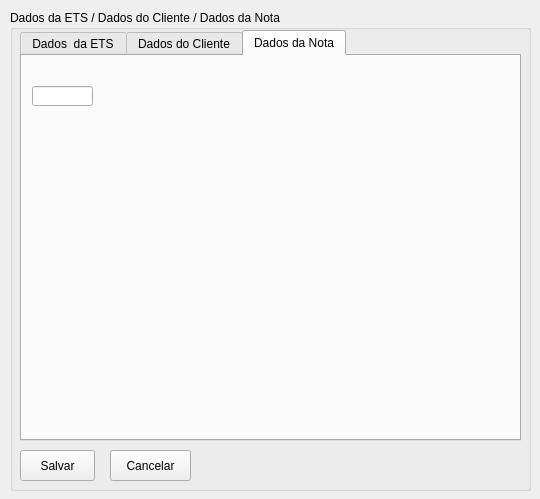
<?xml version="1.0" encoding="UTF-8"?>
<ui version="4.0">
 <class>MainWindow</class>
 <widget class="QMainWindow" name="MainWindow">
  <property name="geometry">
   <rect>
    <x>0</x>
    <y>0</y>
    <width>540</width>
    <height>499</height>
   </rect>
  </property>
  <property name="windowTitle">
   <string>Nota de Débito</string>
  </property>
  <widget class="QWidget" name="centralwidget">
   <widget class="QGroupBox" name="groupBox">
    <property name="geometry">
     <rect>
      <x>10</x>
      <y>10</y>
      <width>521</width>
      <height>481</height>
     </rect>
    </property>
    <property name="title">
     <string>Dados da ETS / Dados do Cliente / Dados da Nota</string>
    </property>
    <widget class="QPushButton" name="btnCancelar">
     <property name="geometry">
      <rect>
       <x>100</x>
       <y>440</y>
       <width>81</width>
       <height>31</height>
      </rect>
     </property>
     <property name="text">
      <string>Cancelar</string>
     </property>
     <property name="icon">
      <iconset>
       <normaloff>icones/document_1204109.png</normaloff>icones/document_1204109.png</iconset>
     </property>
    </widget>
    <widget class="QPushButton" name="btnSalvarCredor">
     <property name="geometry">
      <rect>
       <x>10</x>
       <y>440</y>
       <width>75</width>
       <height>31</height>
      </rect>
     </property>
     <property name="text">
      <string>Salvar</string>
     </property>
     <property name="icon">
      <iconset>
       <normaloff>icones/floppy-disk_1311670.png</normaloff>icones/floppy-disk_1311670.png</iconset>
     </property>
    </widget>
    <widget class="QTabWidget" name="tabWidget">
     <property name="geometry">
      <rect>
       <x>10</x>
       <y>20</y>
       <width>501</width>
       <height>411</height>
      </rect>
     </property>
     <property name="currentIndex">
      <number>2</number>
     </property>
     <widget class="QWidget" name="tab">
      <attribute name="title">
       <string>Dados  da ETS</string>
      </attribute>
      <widget class="QGroupBox" name="groupBox_2">
       <property name="geometry">
        <rect>
         <x>0</x>
         <y>10</y>
         <width>491</width>
         <height>191</height>
        </rect>
       </property>
       <property name="title">
        <string/>
       </property>
       <widget class="QGroupBox" name="groupBox_4">
        <property name="geometry">
         <rect>
          <x>10</x>
          <y>10</y>
          <width>471</width>
          <height>171</height>
         </rect>
        </property>
        <property name="title">
         <string/>
        </property>
        <widget class="QLineEdit" name="txtCnpj">
         <property name="geometry">
          <rect>
           <x>10</x>
           <y>42</y>
           <width>133</width>
           <height>20</height>
          </rect>
         </property>
        </widget>
        <widget class="QLabel" name="label">
         <property name="geometry">
          <rect>
           <x>10</x>
           <y>20</y>
           <width>47</width>
           <height>13</height>
          </rect>
         </property>
         <property name="text">
          <string>Cnpj</string>
         </property>
        </widget>
        <widget class="QLineEdit" name="txtRazao">
         <property name="geometry">
          <rect>
           <x>250</x>
           <y>40</y>
           <width>201</width>
           <height>20</height>
          </rect>
         </property>
        </widget>
        <widget class="QLabel" name="label_2">
         <property name="geometry">
          <rect>
           <x>250</x>
           <y>20</y>
           <width>101</width>
           <height>16</height>
          </rect>
         </property>
         <property name="text">
          <string>Razão social</string>
         </property>
        </widget>
        <widget class="QPushButton" name="btnConsultar">
         <property name="geometry">
          <rect>
           <x>150</x>
           <y>41</y>
           <width>91</width>
           <height>23</height>
          </rect>
         </property>
         <property name="text">
          <string>Consultar </string>
         </property>
         <property name="icon">
          <iconset>
           <normaloff>icones/magnifying-glass_2703414.png</normaloff>icones/magnifying-glass_2703414.png</iconset>
         </property>
        </widget>
        <widget class="QLineEdit" name="txtEndereco">
         <property name="geometry">
          <rect>
           <x>10</x>
           <y>90</y>
           <width>161</width>
           <height>20</height>
          </rect>
         </property>
        </widget>
        <widget class="QLabel" name="label_3">
         <property name="geometry">
          <rect>
           <x>10</x>
           <y>70</y>
           <width>47</width>
           <height>13</height>
          </rect>
         </property>
         <property name="text">
          <string>Endereço</string>
         </property>
        </widget>
        <widget class="QLineEdit" name="txtNumero">
         <property name="geometry">
          <rect>
           <x>180</x>
           <y>90</y>
           <width>51</width>
           <height>20</height>
          </rect>
         </property>
        </widget>
        <widget class="QLabel" name="label_4">
         <property name="geometry">
          <rect>
           <x>180</x>
           <y>70</y>
           <width>47</width>
           <height>13</height>
          </rect>
         </property>
         <property name="text">
          <string>Numero</string>
         </property>
        </widget>
        <widget class="QLabel" name="label_5">
         <property name="geometry">
          <rect>
           <x>250</x>
           <y>70</y>
           <width>47</width>
           <height>13</height>
          </rect>
         </property>
         <property name="text">
          <string>Bairro</string>
         </property>
        </widget>
        <widget class="QLineEdit" name="txtBairro">
         <property name="geometry">
          <rect>
           <x>250</x>
           <y>90</y>
           <width>201</width>
           <height>20</height>
          </rect>
         </property>
        </widget>
        <widget class="QLabel" name="label_6">
         <property name="geometry">
          <rect>
           <x>10</x>
           <y>120</y>
           <width>47</width>
           <height>13</height>
          </rect>
         </property>
         <property name="text">
          <string>Cidade</string>
         </property>
        </widget>
        <widget class="QLineEdit" name="txtCidade">
         <property name="geometry">
          <rect>
           <x>10</x>
           <y>140</y>
           <width>111</width>
           <height>20</height>
          </rect>
         </property>
        </widget>
        <widget class="QLineEdit" name="txtEstado">
         <property name="geometry">
          <rect>
           <x>130</x>
           <y>140</y>
           <width>111</width>
           <height>20</height>
          </rect>
         </property>
        </widget>
        <widget class="QLabel" name="label_7">
         <property name="geometry">
          <rect>
           <x>130</x>
           <y>120</y>
           <width>47</width>
           <height>13</height>
          </rect>
         </property>
         <property name="text">
          <string>Estado</string>
         </property>
        </widget>
       </widget>
      </widget>
     </widget>
     <widget class="QWidget" name="tab_2">
      <attribute name="title">
       <string>Dados do Cliente</string>
      </attribute>
      <widget class="QGroupBox" name="groupBox_3">
       <property name="geometry">
        <rect>
         <x>0</x>
         <y>10</y>
         <width>491</width>
         <height>191</height>
        </rect>
       </property>
       <property name="title">
        <string/>
       </property>
       <widget class="QGroupBox" name="groupBox_5">
        <property name="geometry">
         <rect>
          <x>10</x>
          <y>10</y>
          <width>471</width>
          <height>171</height>
         </rect>
        </property>
        <property name="title">
         <string/>
        </property>
        <widget class="QLineEdit" name="txtCnpj_2">
         <property name="geometry">
          <rect>
           <x>10</x>
           <y>42</y>
           <width>133</width>
           <height>20</height>
          </rect>
         </property>
        </widget>
        <widget class="QLabel" name="label_8">
         <property name="geometry">
          <rect>
           <x>10</x>
           <y>20</y>
           <width>47</width>
           <height>13</height>
          </rect>
         </property>
         <property name="text">
          <string>Cnpj</string>
         </property>
        </widget>
        <widget class="QLineEdit" name="txtRazao_2">
         <property name="geometry">
          <rect>
           <x>250</x>
           <y>40</y>
           <width>201</width>
           <height>20</height>
          </rect>
         </property>
        </widget>
        <widget class="QLabel" name="label_9">
         <property name="geometry">
          <rect>
           <x>250</x>
           <y>20</y>
           <width>101</width>
           <height>16</height>
          </rect>
         </property>
         <property name="text">
          <string>Razão social</string>
         </property>
        </widget>
        <widget class="QPushButton" name="btnConsultar_2">
         <property name="geometry">
          <rect>
           <x>150</x>
           <y>41</y>
           <width>91</width>
           <height>23</height>
          </rect>
         </property>
         <property name="text">
          <string>Consultar </string>
         </property>
         <property name="icon">
          <iconset>
           <normaloff>icones/magnifying-glass_2703414.png</normaloff>icones/magnifying-glass_2703414.png</iconset>
         </property>
        </widget>
        <widget class="QLineEdit" name="txtEndereco_2">
         <property name="geometry">
          <rect>
           <x>10</x>
           <y>90</y>
           <width>161</width>
           <height>20</height>
          </rect>
         </property>
        </widget>
        <widget class="QLabel" name="label_10">
         <property name="geometry">
          <rect>
           <x>10</x>
           <y>70</y>
           <width>47</width>
           <height>13</height>
          </rect>
         </property>
         <property name="text">
          <string>Endereço</string>
         </property>
        </widget>
        <widget class="QLineEdit" name="txtNumero_2">
         <property name="geometry">
          <rect>
           <x>180</x>
           <y>90</y>
           <width>51</width>
           <height>20</height>
          </rect>
         </property>
        </widget>
        <widget class="QLabel" name="label_11">
         <property name="geometry">
          <rect>
           <x>180</x>
           <y>70</y>
           <width>47</width>
           <height>13</height>
          </rect>
         </property>
         <property name="text">
          <string>Numero</string>
         </property>
        </widget>
        <widget class="QLabel" name="label_12">
         <property name="geometry">
          <rect>
           <x>250</x>
           <y>70</y>
           <width>47</width>
           <height>13</height>
          </rect>
         </property>
         <property name="text">
          <string>Bairro</string>
         </property>
        </widget>
        <widget class="QLineEdit" name="txtBairro_2">
         <property name="geometry">
          <rect>
           <x>250</x>
           <y>90</y>
           <width>201</width>
           <height>20</height>
          </rect>
         </property>
        </widget>
        <widget class="QLabel" name="label_13">
         <property name="geometry">
          <rect>
           <x>10</x>
           <y>120</y>
           <width>47</width>
           <height>13</height>
          </rect>
         </property>
         <property name="text">
          <string>Cidade</string>
         </property>
        </widget>
        <widget class="QLineEdit" name="txtCidade_2">
         <property name="geometry">
          <rect>
           <x>10</x>
           <y>140</y>
           <width>111</width>
           <height>20</height>
          </rect>
         </property>
        </widget>
        <widget class="QLineEdit" name="txtEstado_2">
         <property name="geometry">
          <rect>
           <x>130</x>
           <y>140</y>
           <width>111</width>
           <height>20</height>
          </rect>
         </property>
        </widget>
        <widget class="QLabel" name="label_14">
         <property name="geometry">
          <rect>
           <x>130</x>
           <y>120</y>
           <width>47</width>
           <height>13</height>
          </rect>
         </property>
         <property name="text">
          <string>Estado</string>
         </property>
        </widget>
       </widget>
      </widget>
     </widget>
     <widget class="QWidget" name="tab_3">
      <attribute name="title">
       <string>Dados da Nota</string>
      </attribute>
      <widget class="QLineEdit" name="lineEdit">
       <property name="geometry">
        <rect>
         <x>10</x>
         <y>30</y>
         <width>61</width>
         <height>20</height>
        </rect>
       </property>
      </widget>
     </widget>
    </widget>
   </widget>
  </widget>
 </widget>
 <resources/>
 <connections/>
</ui>
